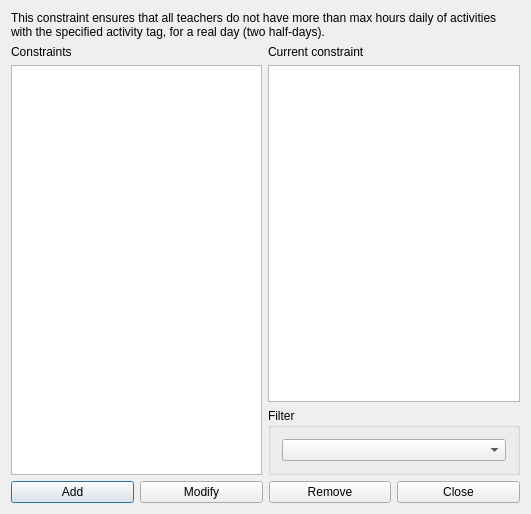
<?xml version="1.0" encoding="UTF-8"?>
<ui version="4.0">
 <class>ConstraintTeachersActivityTagMaxHoursDailyRealDaysForm_template</class>
 <widget class="QDialog" name="ConstraintTeachersActivityTagMaxHoursDailyRealDaysForm_template">
  <property name="geometry">
   <rect>
    <x>0</x>
    <y>0</y>
    <width>531</width>
    <height>514</height>
   </rect>
  </property>
  <property name="windowTitle">
   <string extracomment="This is the title of the dialog in which you see the list of all constraints of this type">Constraints teachers activity tag max hours daily real days</string>
  </property>
  <layout class="QGridLayout" name="gridLayout_2">
   <item row="1" column="1">
    <layout class="QVBoxLayout" name="verticalLayout_2">
     <item>
      <widget class="QLabel" name="currentConstraintTextLabel">
       <property name="text">
        <string>Current constraint</string>
       </property>
       <property name="wordWrap">
        <bool>false</bool>
       </property>
      </widget>
     </item>
     <item>
      <widget class="QPlainTextEdit" name="currentConstraintTextEdit"/>
     </item>
    </layout>
   </item>
   <item row="0" column="0" colspan="2">
    <widget class="QLabel" name="textLabel1">
     <property name="sizePolicy">
      <sizepolicy hsizetype="Minimum" vsizetype="Minimum">
       <horstretch>0</horstretch>
       <verstretch>0</verstretch>
      </sizepolicy>
     </property>
     <property name="text">
      <string>This constraint ensures that all teachers do not have more than max hours daily of activities with the specified activity tag, for a real day (two half-days).</string>
     </property>
     <property name="wordWrap">
      <bool>true</bool>
     </property>
    </widget>
   </item>
   <item row="3" column="0" colspan="2">
    <layout class="QHBoxLayout" name="horizontalLayout">
     <item>
      <widget class="QPushButton" name="addConstraintPushButton">
       <property name="text">
        <string>Add</string>
       </property>
      </widget>
     </item>
     <item>
      <widget class="QPushButton" name="modifyConstraintPushButton">
       <property name="text">
        <string>Modify</string>
       </property>
      </widget>
     </item>
     <item>
      <widget class="QPushButton" name="removeConstraintPushButton">
       <property name="text">
        <string>Remove</string>
       </property>
      </widget>
     </item>
     <item>
      <widget class="QPushButton" name="closePushButton">
       <property name="text">
        <string>Close</string>
       </property>
      </widget>
     </item>
    </layout>
   </item>
   <item row="1" column="0" rowspan="2">
    <layout class="QVBoxLayout" name="verticalLayout">
     <item>
      <widget class="QLabel" name="constraintsTextLabel">
       <property name="frameShape">
        <enum>QFrame::NoFrame</enum>
       </property>
       <property name="frameShadow">
        <enum>QFrame::Plain</enum>
       </property>
       <property name="text">
        <string>Constraints</string>
       </property>
       <property name="wordWrap">
        <bool>false</bool>
       </property>
      </widget>
     </item>
     <item>
      <widget class="QListWidget" name="constraintsListWidget"/>
     </item>
    </layout>
   </item>
   <item row="2" column="1">
    <widget class="QGroupBox" name="filterGroupBox">
     <property name="title">
      <string>Filter</string>
     </property>
     <layout class="QGridLayout" name="gridLayout">
      <item row="0" column="0">
       <widget class="QComboBox" name="activityTagsComboBox"/>
      </item>
     </layout>
    </widget>
   </item>
  </layout>
 </widget>
 <layoutdefault spacing="6" margin="11"/>
 <resources/>
 <connections/>
</ui>
